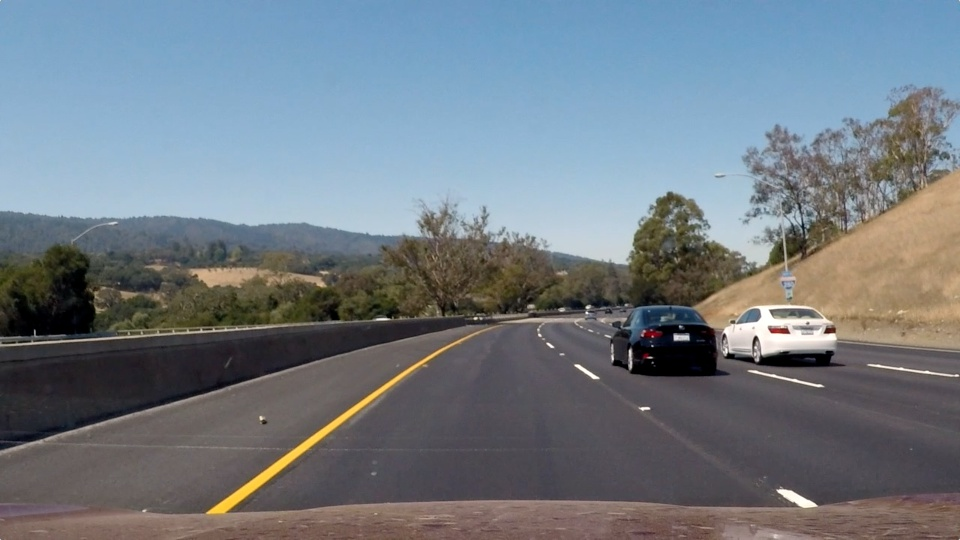
#> input picture trafficLight/test_code/test8.jpg, 960 x 540 px
$ python drawPol.py
#> lines starting #> are read from the running program, lines starting #| are printed output that depends on the picture; after the words box and inside, x2 and y2 are one past the last pixel; in counts of white or black regions, pixels touching at a corner belong together
print('hoge')

import matplotlib.pyplot as plt

import matplotlib.image as mpimg

import numpy as np

import cv2

img = cv2.imread('test8.jpg')
#> img is the input picture: shape (540, 960, 3); mean B, G, R 131.1, 123, 113.8
# plt.imshow(img)
# plt.show()

xsize = 960
ysize = 540
x1, y1 = (0, ysize - 40)
x2, y2 = (xsize / 2 - 30, 330)
x3, y3 = (xsize / 2 + 30, 330)
x4, y4 = (xsize, ysize - 40)
pts = np.array(
    [[(x1, y1), (x2, y2), (x3, y3), (x4, y4)]], dtype=np.int32)
pts = pts.reshape((-1, 1, 2))

#cv2.fillConvexPoly(img, vertices, 4)
cv2.polylines(img, [pts], True, (0, 255, 255), 4)
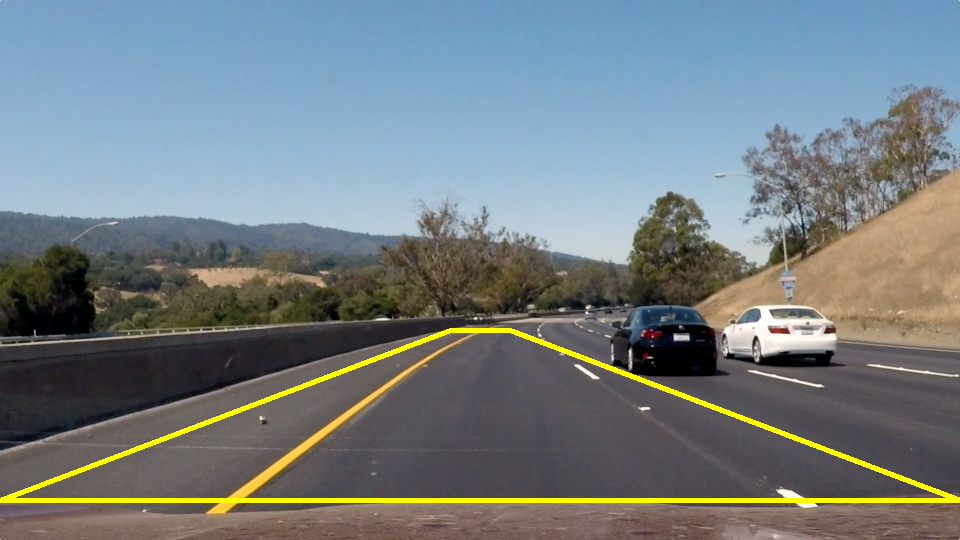
#> img: shape (540, 960, 3); 1.91% of pixels changed, all inside (x1, y1, x2, y2) = (0, 328, 960, 503)

#size = (960, 540)
#halfImg = cv2.resize(img, size)
plt.imshow(img)
# plt.show()
cv2.imwrite('test9.jpg', img)

$ run again, with trafficLight/test_code/test3.jpg copied over trafficLight/test_code/test8.jpg
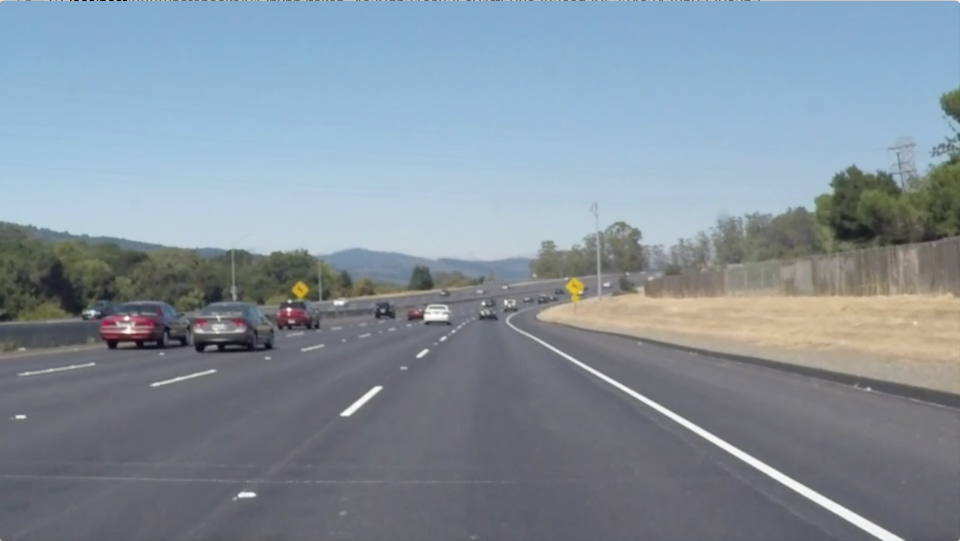
#> input picture trafficLight/test_code/test3.jpg, 1920 x 1082 px (shown at 1/2 size)
#> img is the input picture: shape (1082, 1920, 3); mean B, G, R 157, 145.3, 132
#> `cv2.polylines(img, [pts], True, (0, 255, 255), 4)`:
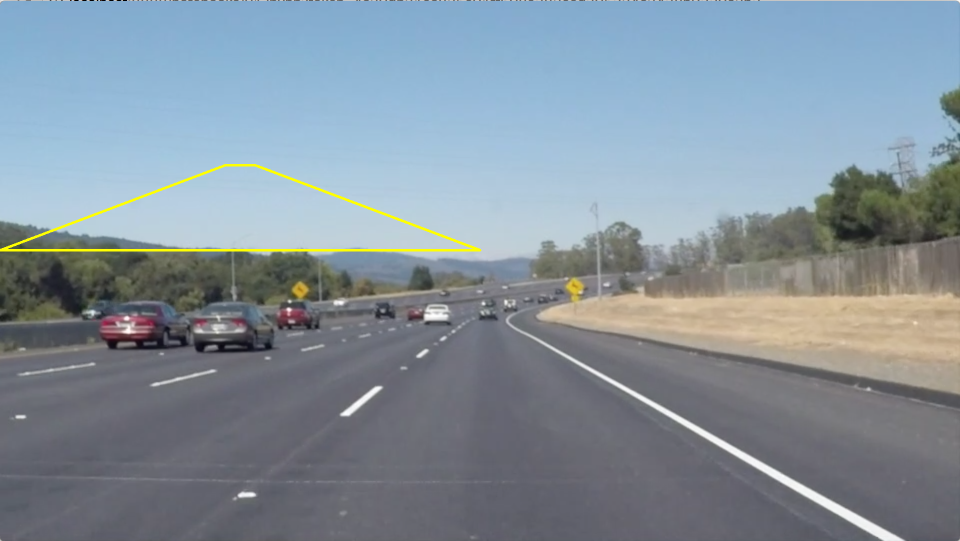
#> img: shape (1082, 1920, 3) (shown at 1/2 size); 0.48% of pixels changed, all inside (x1, y1, x2, y2) = (0, 328, 963, 503)
